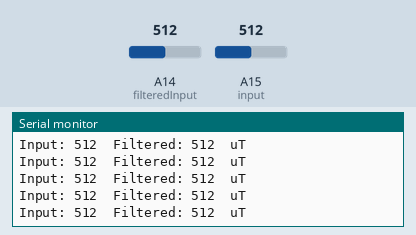
Bench run of a sketch on a simulated Arduino Mega 2560, built with avr-gcc and run on an emulated ATmega2560. On the bench: the last lines printed to the serial monitor. The test bench sets the inputs (shaded band); at power-on: A14 (filteredInput) = 512, A15 (input) = 512.

Above: at 1.2 s.
1.3 s: A14 (filteredInput) set to 110
At 2.4 s:
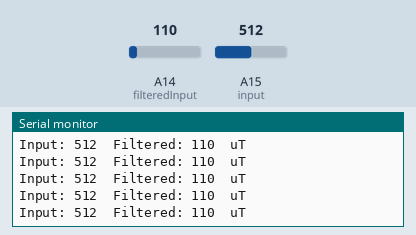
4.3 s: A14 (filteredInput) set to 93
At 5.4 s:
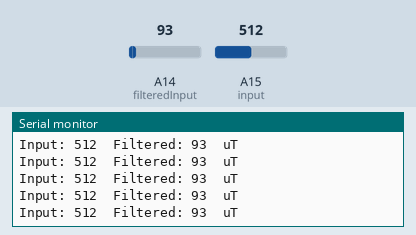
7.3 s: A15 (input) set to 104
At 7.9 s:
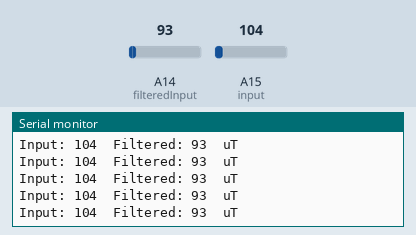
10.3 s: A15 (input) set to 95
At 11.4 s:
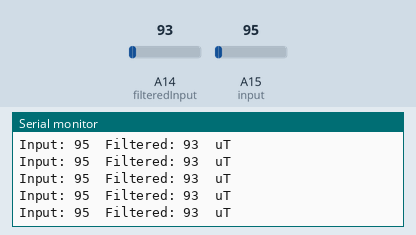
16.3 s: A14 (filteredInput) set to 11
At 16.8 s:
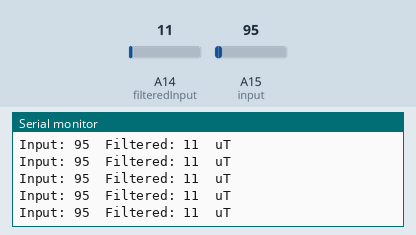
19.3 s: A14 (filteredInput) set to 8
At 20.4 s:
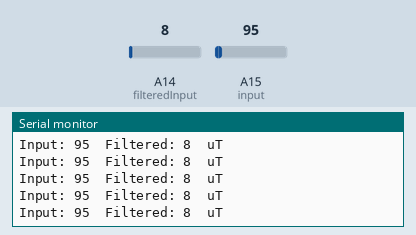
Timing chart, 0 to 22.3 s (numbered marks = the images above; inputs shaded):
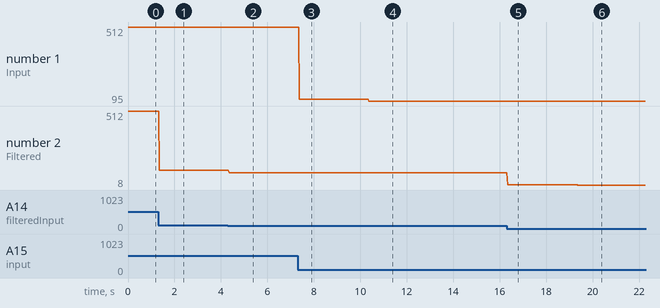

The sketch:

FilterTest.ino
```cpp
int input = A15;
int filteredInput = A14;

//Filter used was 400K ohm (4x100k in series), 104pF
//We might want to consider using a potentiometer in the setup, so we can adjust it more granuarily

void setup() {
  // put your setup code here, to run once:
  Serial.begin(9600);
}

void loop() {
  // put your main code here, to run repeatedly:
  Serial.print("Input: "); Serial.print(analogRead(input)); Serial.print("  ");
  Serial.print("Filtered: "); Serial.print(analogRead(filteredInput)); Serial.print("  ");
  Serial.println("uT");
}
```

Measured:
- after the input at 1.3 s, the serial monitor: prints a new line after 0.05 s (image 1)
- after the input at 4.3 s, the serial monitor: prints a new line after 0.05 s (image 2)
- after the input at 7.3 s, the serial monitor: prints a new line after 0.08 s (image 3)
- after the input at 10.3 s, the serial monitor: prints a new line after 0.07 s (image 4)
- after the input at 16.3 s, the serial monitor: prints a new line after 0.05 s (image 5)
- after the input at 19.3 s, the serial monitor: prints a new line after 0.06 s (image 6)
- plotted number 1: 512 → 104 after the input at 7.3 s, 104 → 95 after the input at 10.3 s
- plotted number 2: 512 → 110 after the input at 1.3 s, 110 → 93 after the input at 4.3 s, 93 → 11 after the input at 16.3 s, 11 → 8 after the input at 19.3 s
